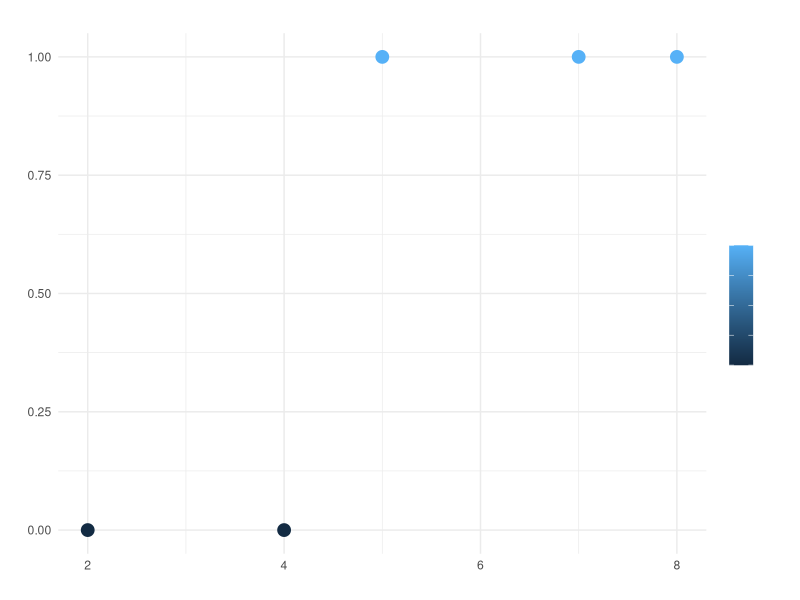
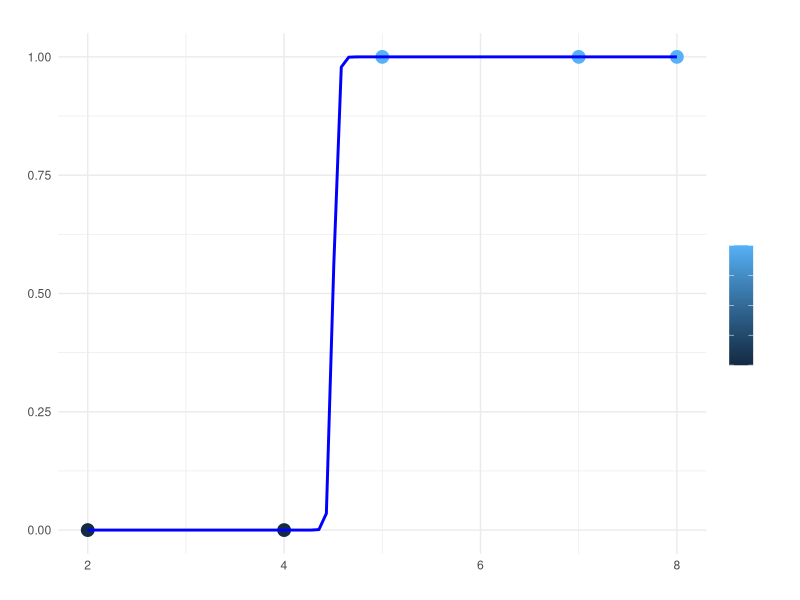
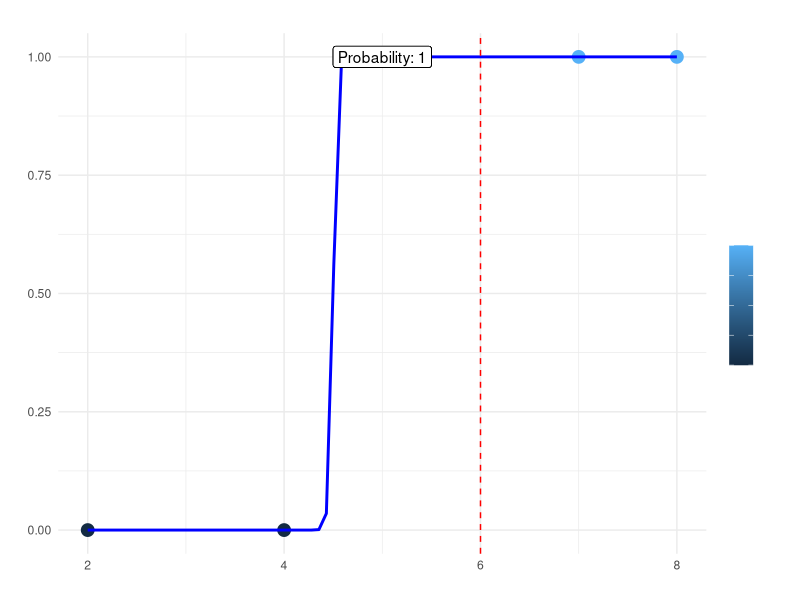

Source code (R) for these figures, in order:
# Install and load necessary libraries
install.packages(c("ggplot2"))
library(ggplot2)

# Data for logistic regression
data <- data.frame(hours = c(2,4,5,7,8), pass = c(0,0,1,1,1))

# Image 1: Scatter plot of the data
image1 <- ggplot(data, aes(x=hours, y=pass)) +
  geom_point(aes(color=pass), size=4) +
  labs(title="Study Hours vs Pass/Fail", x="Hours Studied", y="Pass (1) / Fail (0)") +
  theme_minimal()+
  theme(text = element_text(color = "white"))
ggsave("image1.png", image1, width=5, height=4)

# Logistic model
model <- glm(pass ~ hours, data=data, family="binomial")

# Image 2: Data with logistic curve
image2 <- ggplot(data, aes(x=hours, y=pass)) +
  geom_point(aes(color=pass), size=4) +
  geom_smooth(method="glm", method.args=list(family="binomial"), se=FALSE, color="blue") +
  labs(title="Logistic Regression Fit", x="Hours Studied", y="Pass Probability") +
  theme_minimal()+
  theme(text = element_text(color = "white"))
ggsave("image2.png", image2, width=5, height=4)

# Predicting for 6 hours
new_data <- data.frame(hours=6)
predicted_prob <- predict(model, new_data, type="response")

# Image 3: Highlighting prediction
image3 <- ggplot(data, aes(x=hours, y=pass)) +
  geom_point(aes(color=pass), size=4) +
  geom_smooth(method="glm", method.args=list(family="binomial"), se=FALSE, color="blue") +
  geom_vline(aes(xintercept=6), color="red", linetype="dashed") +
  geom_label(aes(x=6, y=predicted_prob, label=paste0("Probability: ", round(predicted_prob, 2))), hjust=1.5) +
  labs(title="Prediction for 6 Hours", x="Hours Studied", y="Pass Probability") +
  theme_minimal()+
  theme(text = element_text(color = "white"))
ggsave("image3.png", image3, width=5, height=4)
